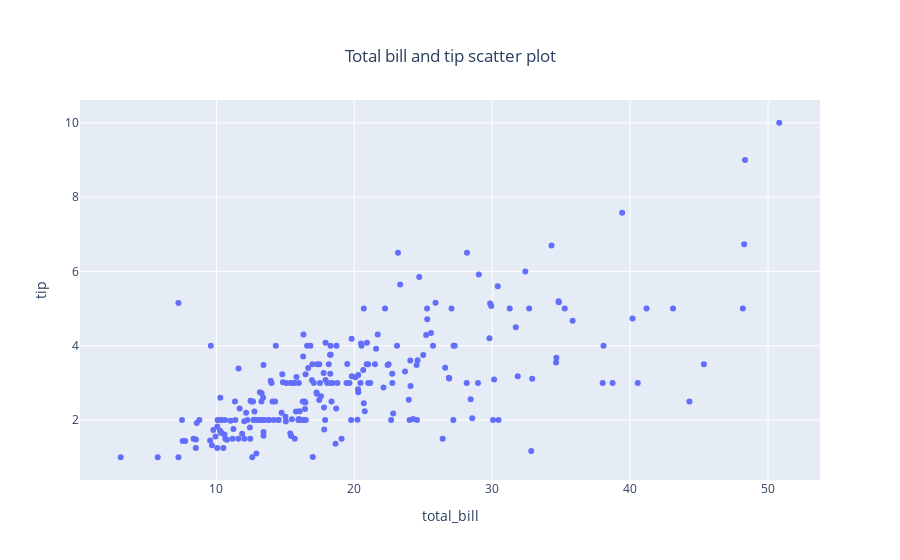

Notebook source saved alongside this figure:
### Code cell
# 타이틀 위치 설정
fig.update_layout(
                 title_x = 0.5,
                 title_y = 0.9,
                 title_xanchor = "center",
                 title_yanchor = "middle")

# title_x = 가로 축의 좌표로 0은 맨 왼쪽 1은 맨 오른쪽
# title_y = 세로 축의 좌표로 0은 맨 아래 1은 맨 윗쪽
# title_xanchor = 좌표를 중심으로 타이틀을 왼쪽, 또는 가운데, 오른쪽에 놓을지 설정
# title_yanchor = 좌표를 중심으로 타이틀을 위에, 또는 가운데, 아래에 놓을지 설정

fig.show()

### Figure 1 — Plotly figure (JSON) as saved in the notebook; plotly's stock layout.template omitted (floating-point values rounded to 4 significant figures; data arrays with more than 128 entries replaced by an {"elided": "..."} marker saying what was removed)
{"data": [{"hovertemplate": "total_bill=%{x}<br>tip=%{y}<extra></extra>", "legendgroup": "", "marker": {"color": "#636efa", "symbol": "circle"}, "mode": "markers", "name": "", "orientation": "v", "showlegend": false, "type": "scatter", "x": {"elided": "244 float values"}, "xaxis": "x", "y": {"elided": "244 float values"}, "yaxis": "y"}], "layout": {"legend": {"tracegroupgap": 0}, "title": {"text": "Total bill and tip scatter plot", "x": 0.5, "xanchor": "center", "y": 0.9, "yanchor": "middle"}, "xaxis": {"anchor": "y", "domain": [0, 1], "title": {"text": "total_bill"}}, "yaxis": {"anchor": "x", "domain": [0, 1], "title": {"text": "tip"}}}}
